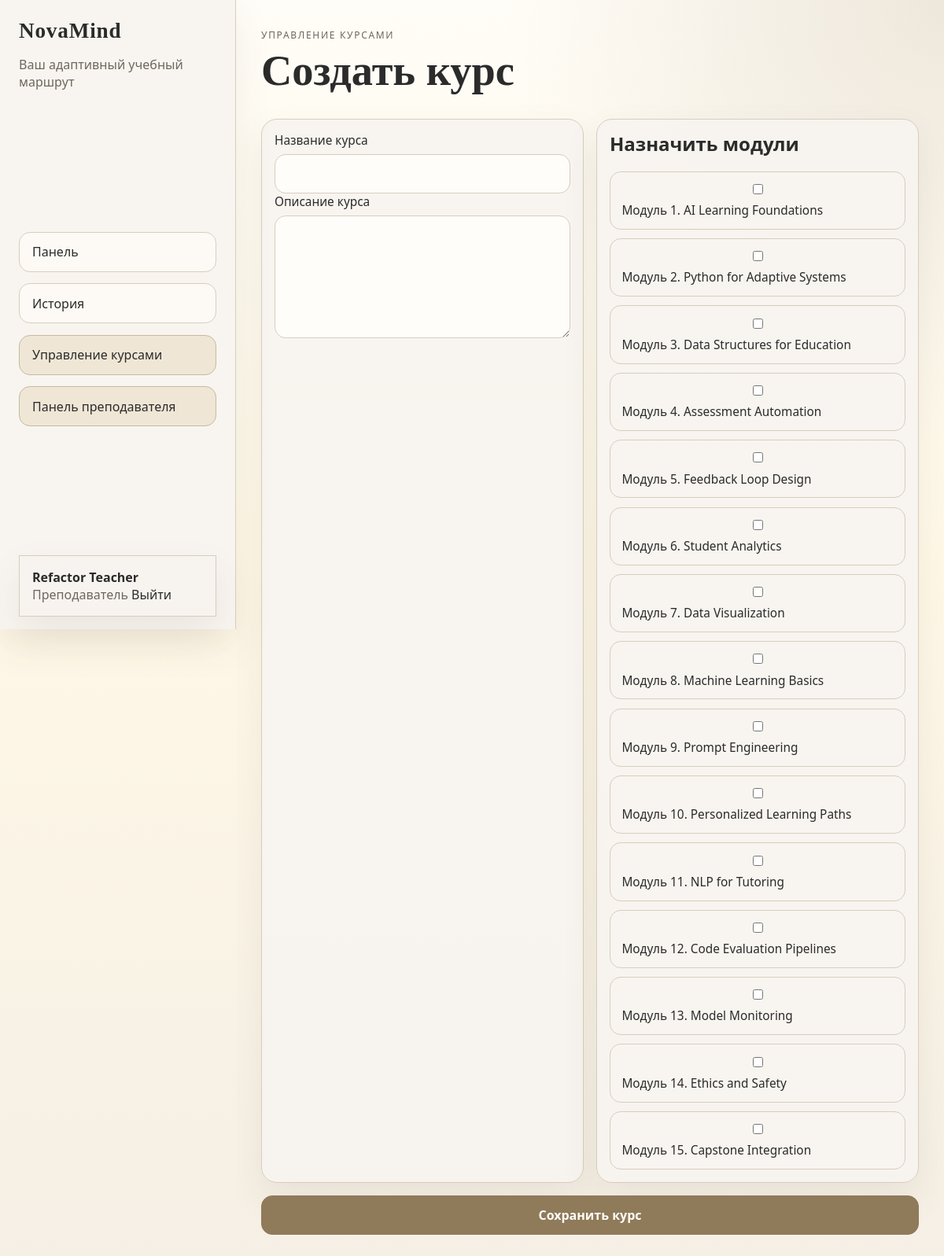
/teacher/courses/create (signed in), run on the app's committed database.
### tables this page shows
CREATE TABLE users (
            id INTEGER PRIMARY KEY AUTOINCREMENT,
            username TEXT UNIQUE NOT NULL,
            full_name TEXT NOT NULL,
            password_hash TEXT NOT NULL,
            role_id INTEGER NOT NULL,
            preferred_language TEXT DEFAULT 'en',
            created_at TEXT DEFAULT CURRENT_TIMESTAMP,
            FOREIGN KEY (role_id) REFERENCES roles(id)
        );

CREATE TABLE roles (
            id INTEGER PRIMARY KEY AUTOINCREMENT,
            name TEXT UNIQUE NOT NULL
        );

CREATE TABLE modules (
            id INTEGER PRIMARY KEY,
            sort_order INTEGER NOT NULL,
            title_en TEXT NOT NULL,
            title_ru TEXT NOT NULL,
            title_kz TEXT NOT NULL,
            summary_en TEXT NOT NULL,
            summary_ru TEXT NOT NULL,
            summary_kz TEXT NOT NULL
        , course_id INTEGER);

### app.py (the view, shortened to what this page needs)
@app.route("/teacher/courses/create", methods=["GET", "POST"])
@teacher_required
def teacher_course_create():
    db = get_db()
    modules = db.execute(
        "SELECT * FROM modules WHERE id BETWEEN 1 AND 15 ORDER BY sort_order"
    ).fetchall()
    return render_template("teacher_course_form.html", course=None, modules=modules, selected_module_ids=set())

### app.py (called while the page is built)
def get_db():
    if "db" not in g:
        g.db = sqlite3.connect(DATABASE_PATH)
        g.db.row_factory = sqlite3.Row
    return g.db

def t(key):
    lang = session.get("lang", "en")
    return TRANSLATIONS.get(lang, TRANSLATIONS["en"]).get(key, key)

def app_texts():
    keys = [
        "load_test",
        "submit_test",
        "score_label",
        "passed_message",
        "failed_message",
        "choose_file_first",
        "download",
        "no_files",
        "error_output",
        "test_locked_message",
    ]
    return {key: t(key) for key in keys}

def role_label(role_name):
    return {
        "student": t("student_role"),
        "teacher": t("teacher_role"),
        "admin": "Admin",
    }.get(role_name, role_name.title())

def teacher_required(view):
    @wraps(view)
    def wrapped(*args, **kwargs):
        if not g.user:
            return redirect(url_for("login"))
        if g.user["role_name"] not in {"admin", "teacher"}:
            abort(403)
        return view(*args, **kwargs)
    return wrapped

@app.before_request
def load_logged_in_user():
    if session.get("lang") not in ALLOWED_LANGS:
        session["lang"] = detect_request_language()
    user_id = session.get("user_id")
    g.user = None
    if user_id:
        g.user = get_db().execute(
            """
            SELECT users.*, roles.name AS role_name
            FROM users JOIN roles ON roles.id = users.role_id
            WHERE users.id = ?
            """,
            (user_id,),
        ).fetchone()
        if not g.user:
            session.clear()
            return
        session["role_name"] = g.user["role_name"]
        if session.get("lang") not in ALLOWED_LANGS:
            session["lang"] = g.user["preferred_language"] or detect_request_language()

### templates/teacher_course_form.html (shortened to what this page needs)
{% extends "base.html" %}
{% block content %}
<section class="page-header">
    <div>
        <span class="eyebrow">{{ t('manage_courses') }}</span>
        <h1>{% if course %}{{ t('edit_course') }}{% else %}{{ t('create_course') }}{% endif %}</h1>
    </div>
</section>
<form method="post" class="editor-form">
    <section class="editor-grid">
        <div class="lab-card">
            <label>{{ t('course_title') }}
                <input type="text" name="title" value="{{ course.title if course else '' }}" required>
            </label>
            <label>{{ t('course_description') }}
                <textarea name="description" rows="6" required>{{ course.description if course else '' }}</textarea>
            </label>
        </div>
        <div class="lab-card">
            <h2>{{ t('assign_modules') }}</h2>
            <div class="checkbox-list">
                {% for module in modules %}
                <label class="checkbox-item">
                    <input type="checkbox" name="module_ids" value="{{ module.id }}" {% if module.id in selected_module_ids %}checked{% endif %}>
                    <span>{{ module['title_' + session.get('lang', 'en')] }}</span>
                </label>
                {% endfor %}
            </div>
        </div>
    </section>
    <button type="submit" class="primary-btn">{{ t('save_course') }}</button>
</form>
{% endblock %}

### templates/base.html (shortened to what this page needs)
<!doctype html>
<html lang="{{ session.get('lang', 'en') }}">
<head>
    <link rel="stylesheet" href="{{ url_for('static', filename='css/styles.css') }}">
</head>
<body class="{% if g.user %}app-body{% else %}auth-body{% endif %}">
    <div class="app-shell">
        {% if g.user %}
        <aside class="sidebar">
            <div class="sidebar-inner">
                <div>
                    <div class="brand">NovaMind</div>
                    <p class="brand-subtitle">{{ t('your_path') }}</p>
                </div>
                <nav class="nav-links">
                    <a href="{{ url_for('dashboard') }}" class="{{ 'active' if request.endpoint == 'dashboard' else '' }}">{{ t('dashboard') }}</a>
                    <a href="{{ url_for('history') }}" class="{{ 'active' if request.endpoint == 'history' else '' }}">{{ t('history') }}</a>
                    {% if g.user.role_name in ['admin', 'teacher'] %}
                    <a href="{{ url_for('teacher_courses') }}" class="{{ 'active' if request.endpoint and request.endpoint.startswith('teacher_course') else '' }}">{{ t('manage_courses') }}</a>
                    <a href="{{ url_for('teacher_panel') }}" class="{{ 'active' if request.endpoint and request.endpoint.startswith('teacher') else '' }}">{{ t('teacher_panel') }}</a>
                    {% endif %}
                </nav>
                <div class="user-box">
                    <strong>{{ g.user.full_name }}</strong>
                    <span>{{ role_label(g.user.role_name) }}</span>
                    <a href="{{ url_for('logout') }}">{{ t('logout') }}</a>
                </div>
            </div>
        </aside>
        {% endif %}
        <main class="main-content {% if not g.user %}auth-layout{% endif %}">
            <div class="content-shell {% if not g.user %}content-shell-auth{% endif %}">
                {% block content %}{% endblock %}
            </div>
        </main>
    </div>
</body>
</html>

### data on the page
users: user.full_name "Refactor Teacher"
roles: name "Преподаватель"
modules: title_ru "Модуль 1. AI Learning Foundations"
modules: title_ru "Модуль 2. Python for Adaptive Systems"
modules: title_ru "Модуль 3. Data Structures for Education"
modules: title_ru "Модуль 4. Assessment Automation"
modules: title_ru "Модуль 5. Feedback Loop Design"
modules: title_ru "Модуль 6. Student Analytics"
modules: title_ru "Модуль 7. Data Visualization"
modules: title_ru "Модуль 8. Machine Learning Basics"
modules: title_ru "Модуль 9. Prompt Engineering"
modules: title_ru "Модуль 10. Personalized Learning Paths"
modules: title_ru "Модуль 11. NLP for Tutoring"
modules: title_ru "Модуль 12. Code Evaluation Pipelines"
modules: title_ru "Модуль 13. Model Monitoring"
modules: title_ru "Модуль 14. Ethics and Safety"
modules: title_ru "Модуль 15. Capstone Integration"

### other printed values
{{ t('your_path') }} "Ваш адаптивный учебный маршрут"
{{ t('dashboard') }} "Панель"
{{ t('history') }} "История"
{{ t('manage_courses') }} "Управление курсами"
{{ t('teacher_panel') }} "Панель преподавателя"
{{ t('logout') }} "Выйти"
{{ t('manage_courses') }} "УПРАВЛЕНИЕ КУРСАМИ"
{{ t('create_course') }} "Создать курс"
{{ t('course_title') }} "Название курса"
{{ t('course_description') }} "Описание курса"
{{ t('assign_modules') }} "Назначить модули"
{{ t('save_course') }} "Сохранить курс"
